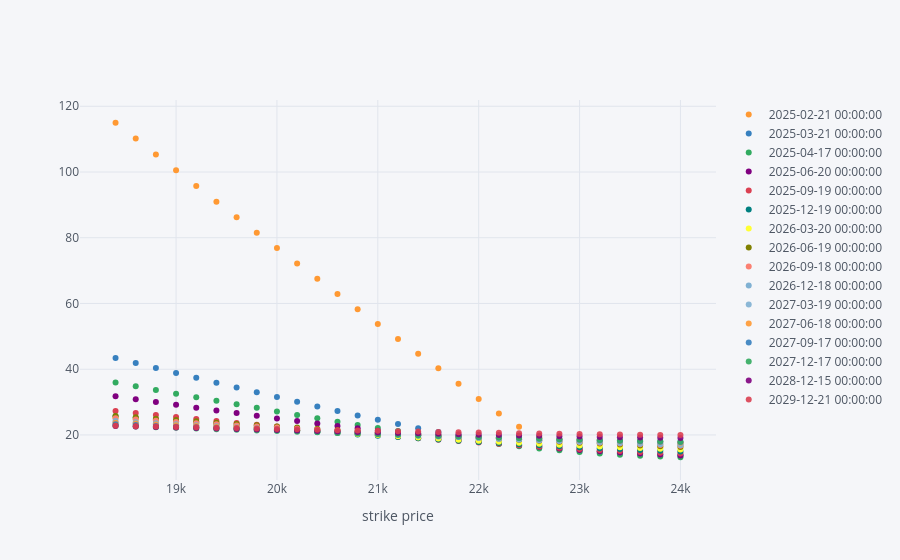

Notebook code for this chart:
### Code cell
calls_vols.replace('', pd.NA).dropna().iplot(
    mode='markers',
    size=6,
    xTitle='strike price')
